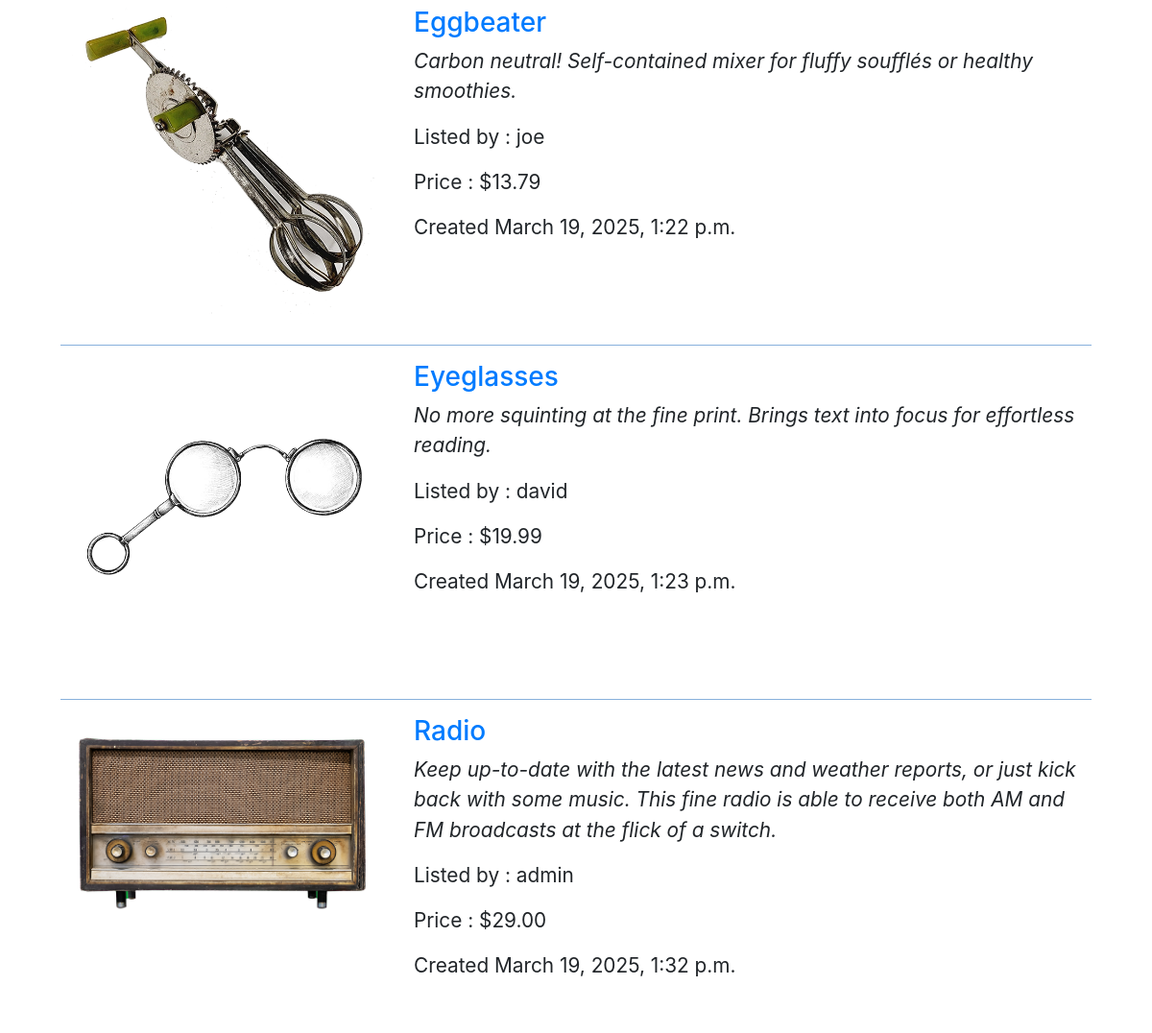
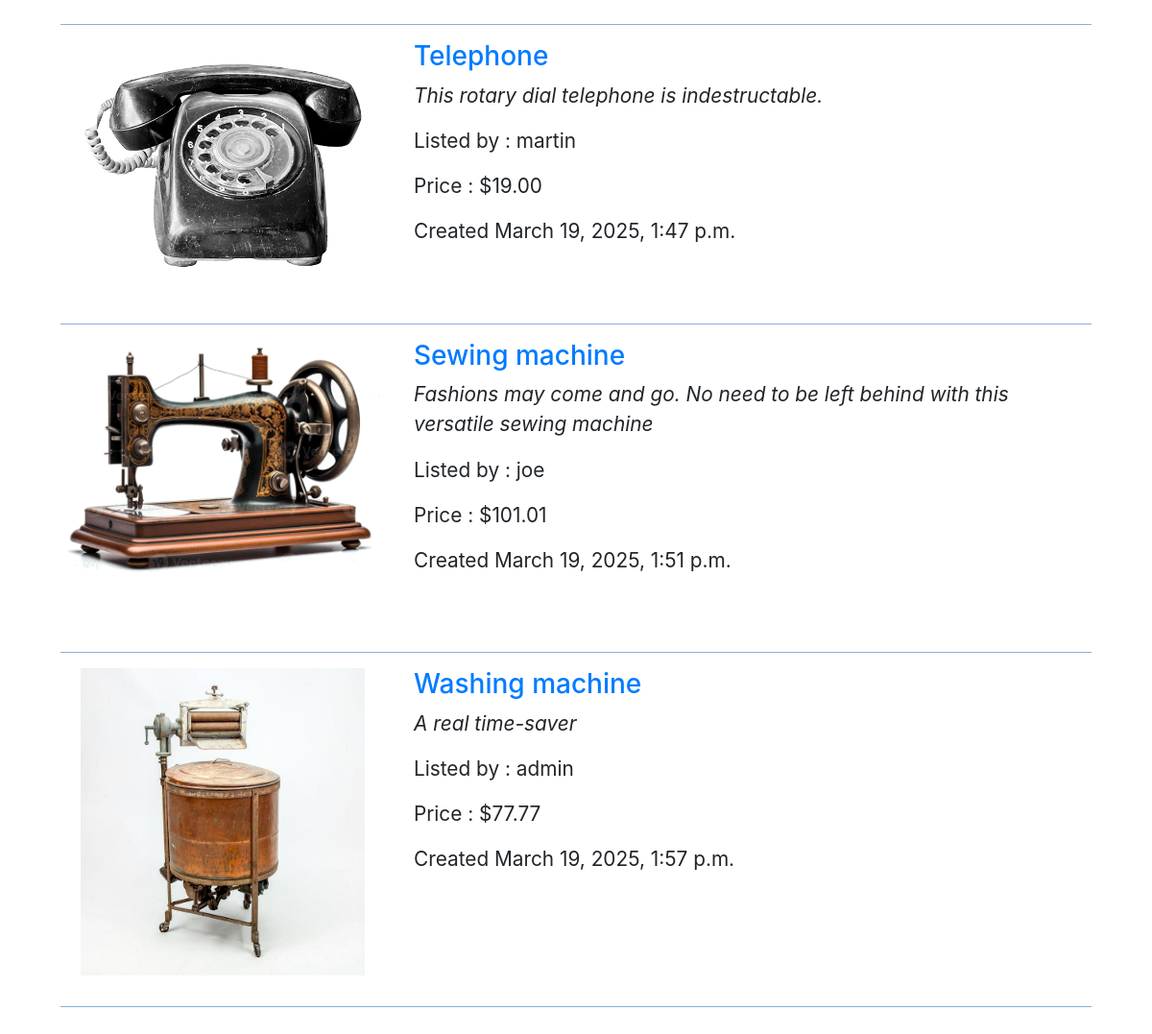
Page /categories/Household (lower part) on the earlier database version (2 pictures, top to bottom).
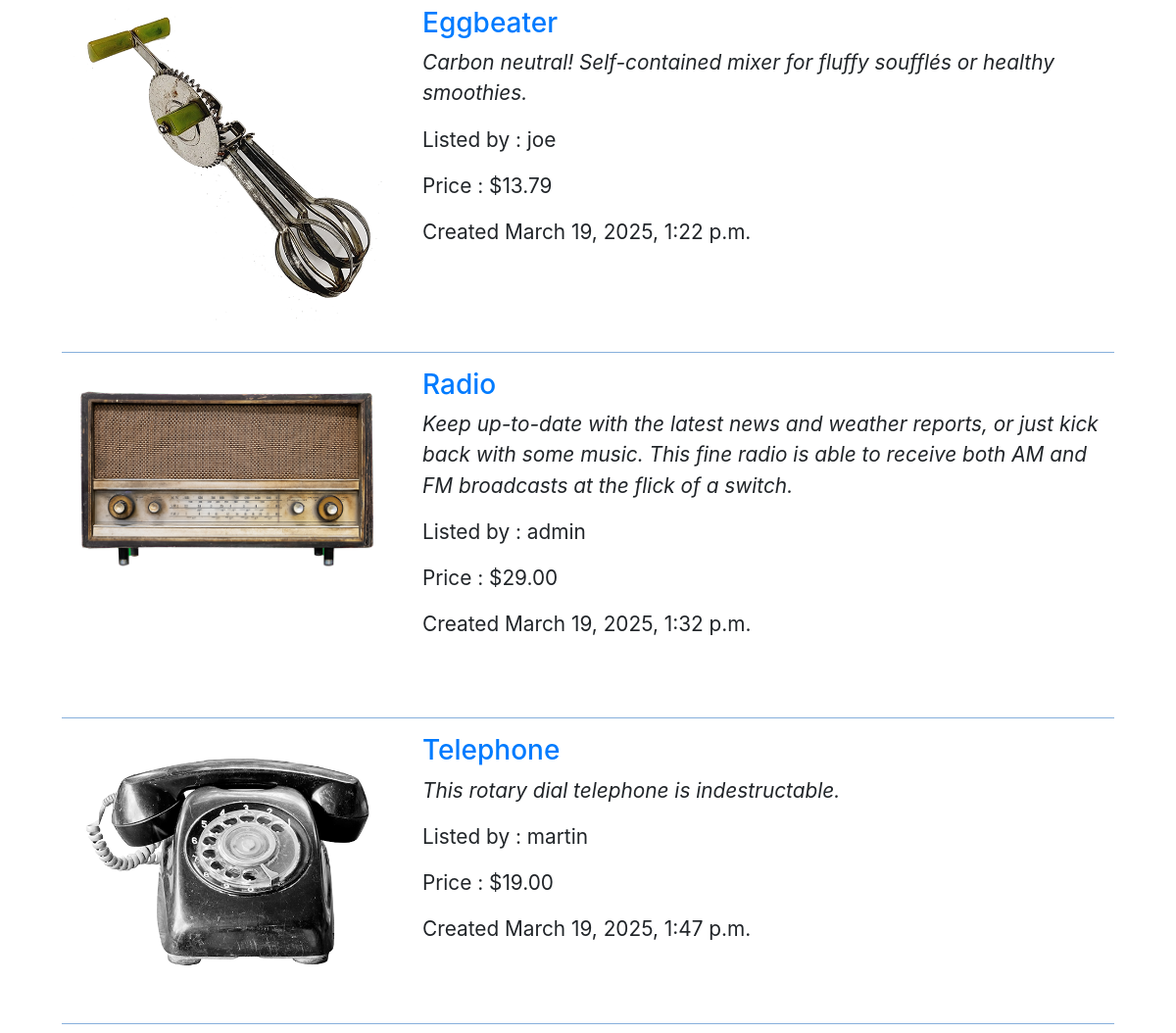
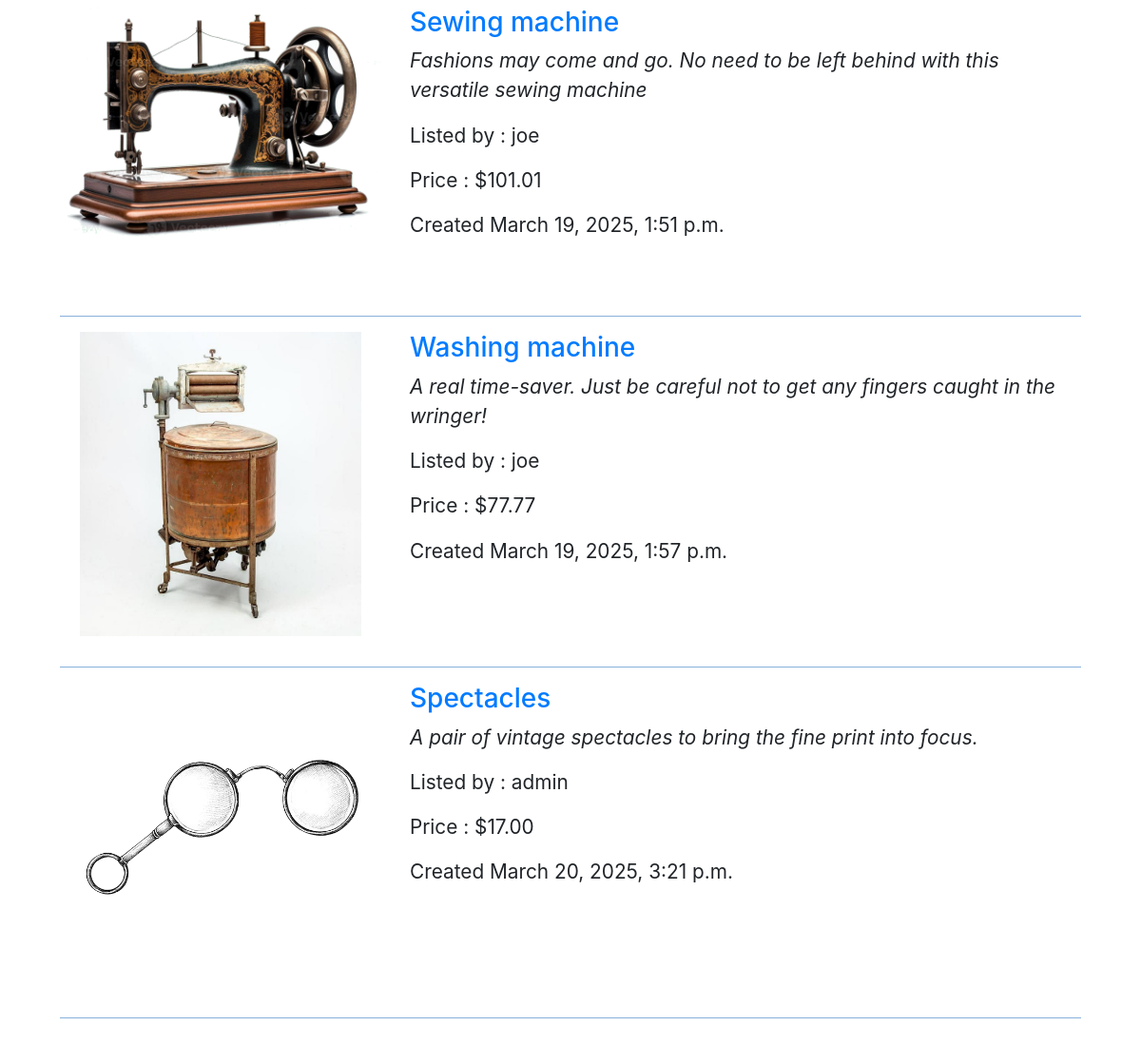
Same page on the later database version (2 pictures, top to bottom).
### auctions/models.py (models this page shows, shortened)
class Listings(models.Model):
    vendor = models.ForeignKey(User, on_delete=models.CASCADE, related_name="user_listings")
    categories = models.ManyToManyField(Categories, related_name="listed")
    title = models.CharField(max_length=64)
    description = models.CharField(max_length=256, blank=True, default="")
    reserve_price = models.DecimalField(decimal_places=2, max_digits=8, default=0)
    date_listed = models.DateTimeField(auto_now_add=True)
    img_file = models.CharField(max_length=64, blank=True, default="")
    active = models.BooleanField(default=True)

class User(AbstractUser):
    number_on_watchlist = models.CharField(blank=True, max_length=8)

### auctions/views.py (the view)
# urls.py: path("categories/<str:category>", views.category_list, name="category_list"),
def category_list(request, category):
    categoryObj = Categories.objects.get(category=category)
    listings = categoryObj.listed.filter(active=True)
    return render(request, "auctions/index.html", {
        "listings": listings,
        "category": category
    })

### auctions/templates/auctions/index.html (shortened to what this page needs)
{% extends "auctions/layout.html" %}
{% block body %}
    <div class="container-fluid">
    {% for listing in listings %}
        <div class="row">
            <div class="col-md-4">
                <p class="text-center"><img src="/static/auctions/images/{{listing.img_file}}" style="max-height:20rem;max-width:100%;"></p>
            </div>
            <div class="col-md-8 mb-5">
                <h3><a href="/listings/{{ listing.id }}">{{ listing.title }}</a></h3>
                <p style="font-style: italic;">{{ listing.description }}</p>
                <p>Listed by : {{ listing.vendor }}</p>
                <p>Price : ${{ listing.reserve_price }}</p>
                <p>Created {{ listing.date_listed }}</p>
            </div>
        </div><hr>
    {% endfor %}
    </div>
{% endblock %}

### auctions/templates/auctions/layout.html (shortened to what this page needs)
{% load static %}
<!DOCTYPE html>
<html lang="en">
    <head>
        <link rel="stylesheet" href="https://stackpath.bootstrapcdn.com/bootstrap/4.4.1/css/bootstrap.min.css">
        <link href="{% static 'auctions/styles.css' %}" rel="stylesheet">
    </head>
    <body>
        {% block body %}
        {% endblock %}
    </body>
</html>

### auctions/static/auctions/styles.css (style rules this page uses)
body { margin: 3rem; font-size: 1.3rem; }
hr { border-top-color: #0057b578; }

Differences in the rows shown:
removed Listings: img_file (picture), title "Eyeglasses", description "No more squinting at the fine print. Brings text into focus for effortless reading.", vendor "david", reserve_price "19.99", date_listed "March 19, 2025, 1:23 p.m."
changed Listings "Washing machine": description "A real time-saver" → "A real time-saver. Just be careful not to get any fingers caught in the wringer!"; vendor "admin" → "joe"
added Listings: img_file (picture), title "Spectacles", description "A pair of vintage spectacles to bring the fine print into focus.", vendor "admin", reserve_price "17.00", date_listed "March 20, 2025, 3:21 p.m."
